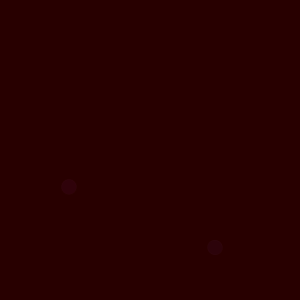
Frame 1 (no input)
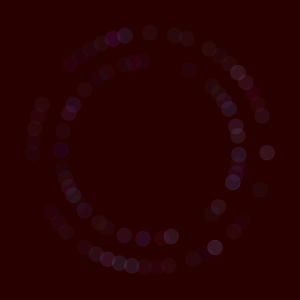
Frame 60 (the mouse pressed at the canvas centre just before this capture)
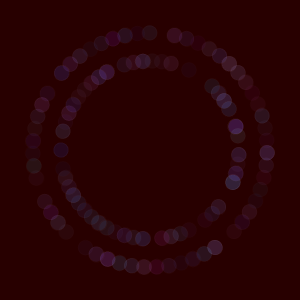
Frame 120 (the mouse held since frame 60 and released just before this capture)

The Processing sketch that drew these frames (run headless with seeded random() and noise(); from frame 60 on, the mouse is pressed at the canvas centre):

// Processing sketch: processing_170088
// ── processing_170088.pde

void setup()
 
{
  size (300,300);
  background(40,0,0);
}
 
void draw()
{
  //background(40,0,0);
   
  //sekunde Ã¤uÃ�erer Kreis
  float sekunde_2 = map(millis(), 0, 59, 0, 8*PI);
  pushMatrix();
  translate(width/2, height/2);
  rotate(sekunde_2);
  fill(random (255), random(255) ,(255), 10);
  stroke(255, 2);
  ellipse(75 , 90, 15, 15);
  popMatrix();
   
  //sekunde innerer Kreis
  float sekunde_3 = map(millis(), 0, 59, 0, -8*PI);
  pushMatrix();
  translate(width/2, height/2);
  rotate(sekunde_3);
  fill(random (255), random(255) ,(255), 10);
  ellipse(55 , 70, 15, 15);
  popMatrix();
}
